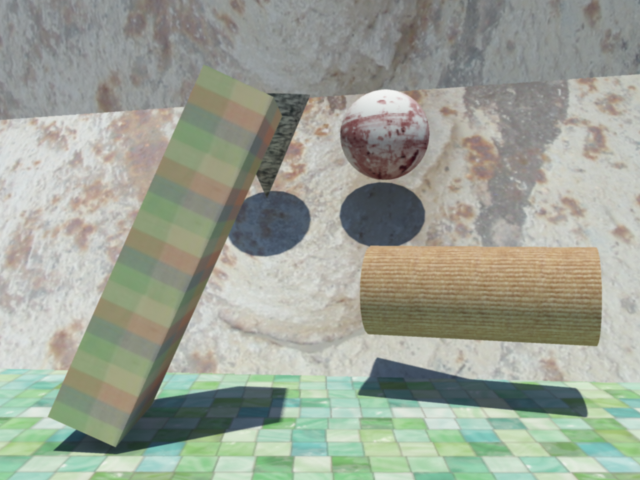
#> input picture images/Drop/frame1.png, 640 x 480 px, found by its file name
$ python -i optical_flow.py   (imports and definitions only)   (older library calls are emulated)
#> lines starting #> are read from the running program, lines starting #| are printed output that depends on the picture
### utils.py
import numpy as np
import struct
from math import isclose
import warnings

def read_flow_file(filename: str):
    """
    Adapted from the ``readFlowFile`` Matlab code produced by Deqing Sun.
    The following is their function doc string:

     readFlowFile read a flow file FILENAME into 2-band image IMG

       According to the c++ source code of Daniel Scharstein
       Contact: schar@middlebury.edu

       Author: Deqing Sun, Department of Computer Science, Brown University
       Contact: dqsun@cs.brown.edu
       $Date: 2007-10-31 16:45:40 (Wed, 31 Oct 2006) $

     Copyright 2007, Deqing Sun.

                             All Rights Reserved

     Permission to use, copy, modify, and distribute this software and its
     documentation for any purpose other than its incorporation into a
     commercial product is hereby granted without fee, provided that the
     above copyright notice appear in all copies and that both that
     copyright notice and this permission notice appear in supporting
     documentation, and that the name of the author and Brown University not be used in
     advertising or publicity pertaining to distribution of the software
     without specific, written prior permission.

     THE AUTHOR AND BROWN UNIVERSITY DISCLAIM ALL WARRANTIES WITH REGARD TO THIS SOFTWARE,
     INCLUDING ALL IMPLIED WARRANTIES OF MERCHANTABILITY AND FITNESS FOR ANY
     PARTICULAR PURPOSE.  IN NO EVENT SHALL THE AUTHOR OR BROWN UNIVERSITY BE LIABLE FOR
     ANY SPECIAL, INDIRECT OR CONSEQUENTIAL DAMAGES OR ANY DAMAGES
     WHATSOEVER RESULTING FROM LOSS OF USE, DATA OR PROFITS, WHETHER IN AN
     ACTION OF CONTRACT, NEGLIGENCE OR OTHER TORTIOUS ACTION, ARISING OUT OF
     OR IN CONNECTION WITH THE USE OR PERFORMANCE OF THIS SOFTWARE.

    """
    TAG_FLOAT = 202021.25; # check for this when READING the file

    assert filename, 'Filename must not be empty'
    assert '.flo' in filename, 'Filename must include extension (.flo)'

    with open(filename, 'rb') as f:
        tag = struct.unpack('f', f.read(4))[0]
        width = struct.unpack('i', f.read(4))[0]
        height = struct.unpack('i', f.read(4))[0]

        assert isclose(tag, TAG_FLOAT), \
                'wrong tag (possibly due to big-endian machine?)'
        assert 1 < width < 99999, 'illegal width %d'.format(width)
        assert 1 < height < 99999, 'illegal height %d'.format(height)

        nBands = 2

        # arrange into matrix form
        tmp = f.read()
        arr = np.zeros(len(tmp) // 4, dtype='float32')
        for i in range(arr.size):
            arr[i] = struct.unpack('f', tmp[(4*i):(4*(i+1))])[0]
        arr = arr.reshape((width * nBands, height), order='F')
        arr = arr.T
        indxr = np.arange(1, width+1) * nBands
        indxr -= 1
        im = np.stack((arr[:, indxr-1], arr[:, indxr]), axis=2)
    return im


# [216 lines left out: functions flow_to_color, compute_color, make_colorwheel, not called in this run]

### optical_flow.py
"""         OPTICAL FLOW
Author: Harsh Bhate
"""

import csv
import cv2
import matplotlib.pyplot as plt
from matplotlib import rc
import numpy as np
import os
from scipy import signal
from sklearn.preprocessing import MinMaxScaler
import time
from utils import flow_to_color, read_flow_file

# Configuration for Plotting
# [3 lines not run here, left out]
font = {'family' : 'serif',
        'size'   : 10}
# [1 line not run here, left out]


class opticalFlow:
    """Class to implement Horn Schunk Optical Flow"""

    def __init__(self, path, nos_itr = 10, alpha = 1.0):
        """Initialize Path
        """
#> called with path = 'images/Drop/frame1.png', nos_itr = 10, alpha = 1
        frame1_path = os.path.join(path, 'frame1.png')
        frame2_path = os.path.join(path, 'frame2.png')
        self.nos_itr = nos_itr
        self.alpha = alpha
        # Loading the Image
        image = cv2.imread(frame1_path, cv2.IMREAD_GRAYSCALE)
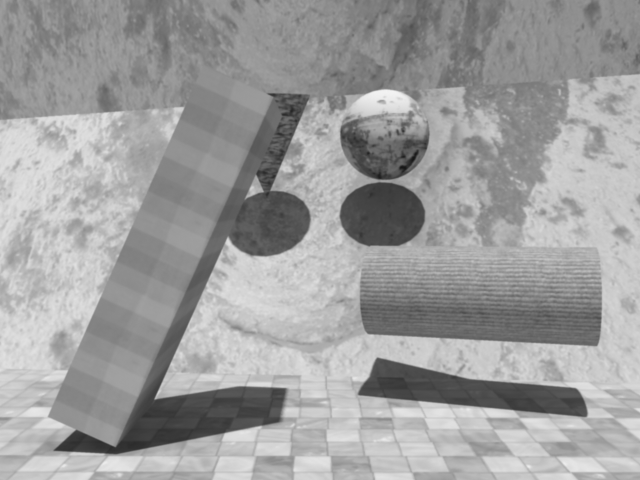
#> image: shape (480, 640); min 22, max 243, mean 157.9
        self.frame1 = cv2.normalize(image,
                                    None,
                                    alpha=0,
                                    beta=1,
                                    norm_type=cv2.NORM_MINMAX,
                                    dtype=cv2.CV_32F)
        image = cv2.imread(frame2_path, cv2.IMREAD_GRAYSCALE)
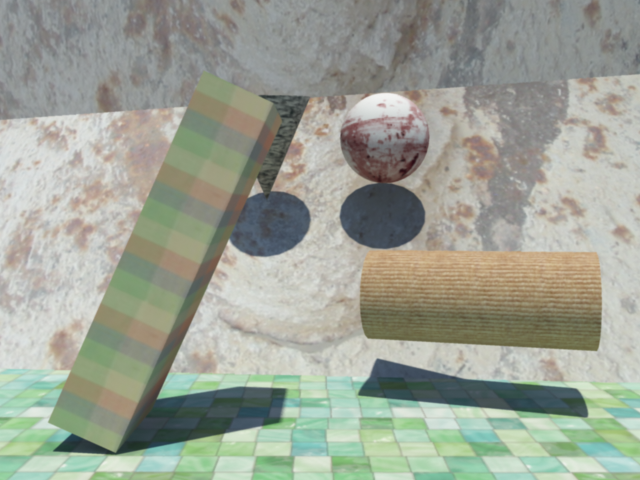
#> input picture images/Drop/frame2.png, 640 x 480 px, found by its file name
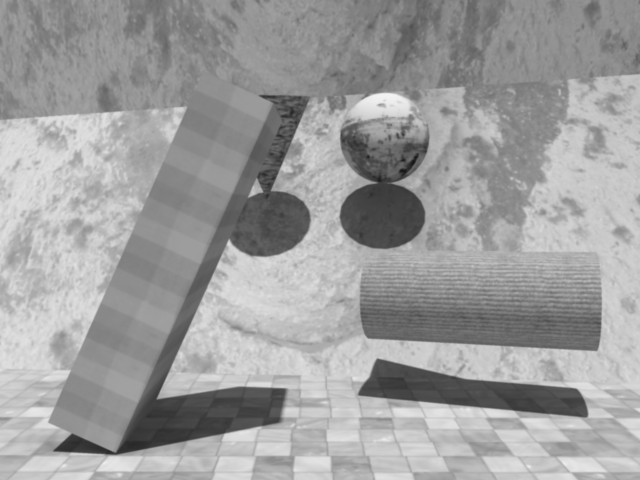
#> image: shape (480, 640); min 21, max 243, mean 158
        self.frame2 = cv2.normalize(image,
                                    None,
                                    alpha=0,
                                    beta=1,
                                    norm_type=cv2.NORM_MINMAX,
                                    dtype=cv2.CV_32F)
        # Reading the ground truth
        ground_truth_flow = read_flow_file(os.path.join(path, 'flow1_2.flo'))
        u_gt_orig = ground_truth_flow[:, :, 0]
        v_gt_orig = ground_truth_flow[:, :, 1]
        self.u_gt = np.where(np.isnan(u_gt_orig), 0, u_gt_orig)
        self.v_gt = np.where(np.isnan(v_gt_orig), 0, v_gt_orig)

    # [94 lines left out: functions display_frames, gradients, laplacian, horn_schunck, not called in this run]

    def get_ground_truth(self):
        """Function to return ground truth"""
        return self.u_gt, self.v_gt

    def downsample_flow(self, x, y, stride=10):
        """Function to return downsampled version of signal"""
        return x[::stride, ::stride], y[::stride, ::stride]

    # [48 lines left out: function plot_flow, not called in this run]

    def normalize(self, x):
        """Function to perform min-max normalization"""
        return (x -np.min(x)) / (np.max(x) - np.min(x))

    def norm(self, x, x_g, y, y_g):
        """Function to compute l-2 norm"""
        return ((x-x_g)**2 + (y-y_g)**2)**0.5

    def angle(self, x, x_g, y, y_g):
        """Function to compute angle"""
        return np.arccos(((x*x_g)+(y*y_g)+1)/(((x+y+1) * (x_g+y_g+1))**0.5))

    # [106 lines left out: functions benchmark_flow, plot_iteration_stats, plot_alpha_stats, not called in this run]

#> (the run stopped early here; a loop or call above may not have finished)
